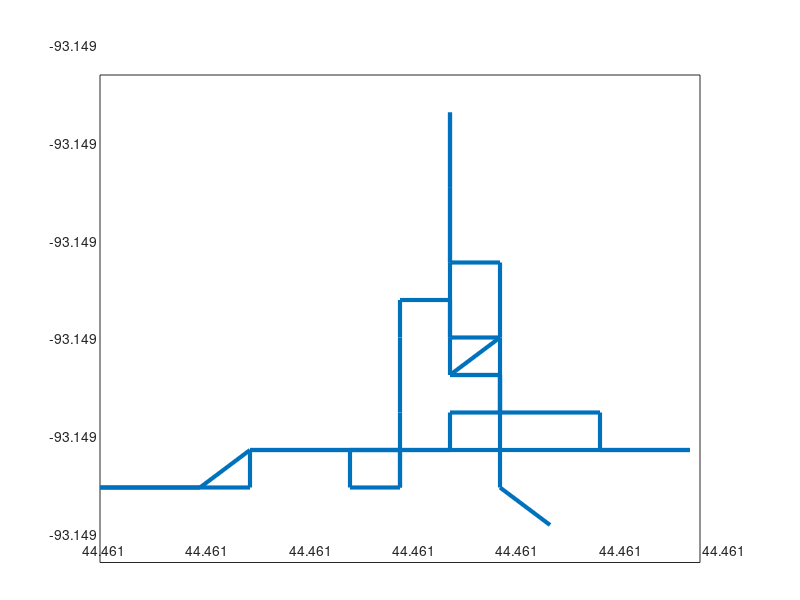

MATLAB code to generate this figure: (Note: this script raises an error after producing the figure.)
% Read in the data
data = csvread('solo_data.csv', 1, 0);
n = size(data, 1);
p = plot(data(:, 1), data(:, 2), 'LineWidth', 3);


cd = [uint8(jet(n)*255) uint8(ones(n,1))].';

drawnow
set(p.Edge, 'ColorBinding','interpolated', 'ColorData',cd)